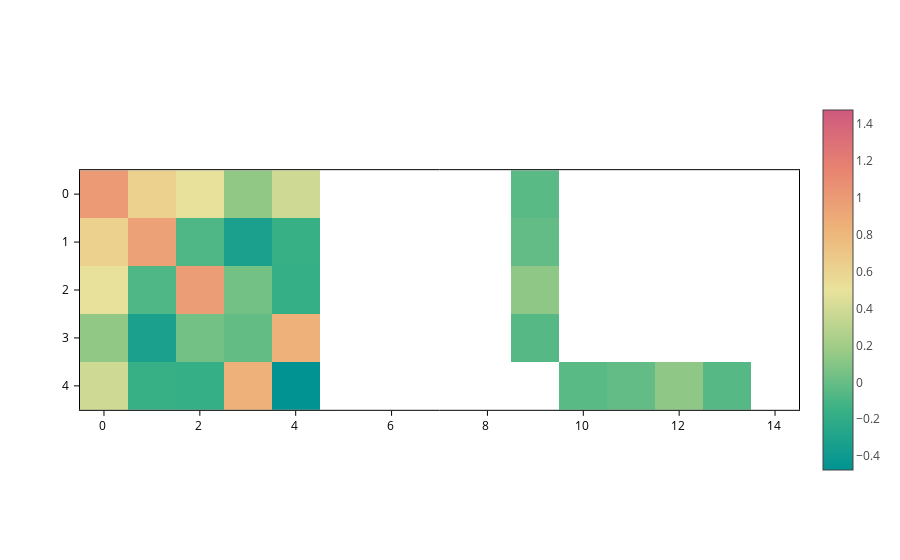

Notebook source saved alongside this figure:
### Markdown cell above
Note how the `temps` colorscale makes it more clear that there are elements of the matrix that are not set (because the matrix is sparse). Those elements are not displayed.

The range of colors **by default is set from min to max**. **Unless there are negative and positive values**. In that case, the colorscale is just **centered at 0** by default.

However, you can set the `crange` and `cmid` to customize the colorscale as you wish. For example, to center the scale at `0.5`:

### Code cell
plot.update_inputs(cmid=0.5)

### Figure 1 — Plotly figure (JSON) as saved in the notebook; plotly's stock layout.template omitted (floating-point values rounded to 4 significant figures)
{"data": [{"coloraxis": "coloraxis", "meta": {}, "opacity": 1, "type": "heatmap", "z": [[0.9994, 0.6289, 0.4916, 0.1413, 0.3844, NaN, NaN, NaN, NaN, -0.04157, NaN, NaN, NaN, NaN, NaN], [0.6289, 0.9436, -0.07953, -0.3284, -0.159, NaN, NaN, NaN, NaN, -0.01308, NaN, NaN, NaN, NaN, NaN], [0.4916, -0.07953, 0.9833, 0.04499, -0.1698, NaN, NaN, NaN, NaN, 0.1319, NaN, NaN, NaN, NaN, NaN], [0.1413, -0.3284, 0.04499, -0.007706, 0.8443, NaN, NaN, NaN, NaN, -0.05697, NaN, NaN, NaN, NaN, NaN], [0.3844, -0.159, -0.1698, 0.8443, -0.4746, NaN, NaN, NaN, NaN, NaN, -0.04157, -0.01308, 0.1319, -0.05697, NaN]], "zsmooth": false}], "layout": {"coloraxis": {"cmid": 0.5, "colorscale": [[0.0, "rgb(0, 147, 146)"], [0.1667, "rgb(57, 177, 133)"], [0.3333, "rgb(156, 203, 134)"], [0.5, "rgb(233, 226, 156)"], [0.6667, "rgb(238, 180, 121)"], [0.8333, "rgb(232, 132, 113)"], [1.0, "rgb(207, 89, 126)"]], "showscale": true}, "scene": {"aspectmode": "data", "xaxis": {"range": [-0.5, 14.5]}, "yaxis": {"range": [4.5, -0.5]}}, "xaxis": {"constrain": "domain", "range": [-0.5, 14.5], "scaleanchor": "y", "scaleratio": 1}, "yaxis": {"constrain": "domain", "range": [4.5, -0.5]}}}
